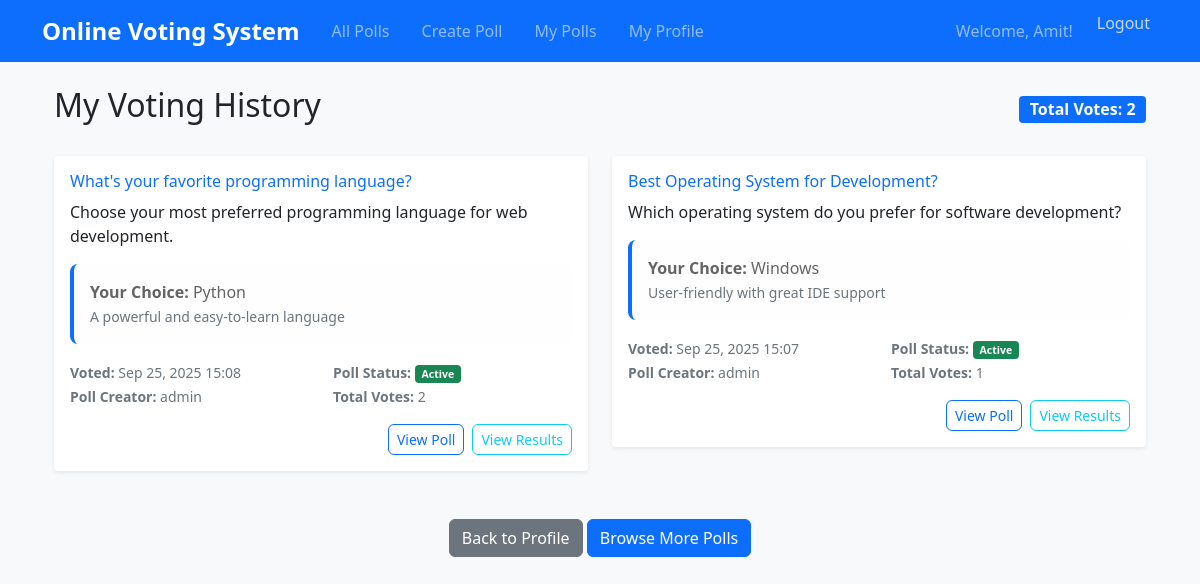
Page /accounts/voting-history/ (signed in) on the committed database.
### polls/models.py (models this page shows, shortened)
class Vote(models.Model):
    user = models.ForeignKey(User, on_delete=models.CASCADE)
    choice = models.ForeignKey(Choice, on_delete=models.CASCADE)
    voted_at = models.DateTimeField(default=timezone.now)

class Choice(models.Model):
    poll = models.ForeignKey(Poll, on_delete=models.CASCADE, related_name='choices')
    choice_text = models.CharField(max_length=200)
    description = models.TextField(blank=True)

class Poll(models.Model):
    question = models.CharField(max_length=200)
    description = models.TextField(blank=True)
    created_date = models.DateTimeField(default=timezone.now)
    start_date = models.DateTimeField(default=timezone.now)
    end_date = models.DateTimeField()
    created_by = models.ForeignKey(User, on_delete=models.CASCADE)
    is_active = models.BooleanField(default=True)
    def is_voting_open(self):
        now = timezone.now()
        return self.start_date <= now <= self.end_date and self.is_active
    def total_votes(self):
        return Vote.objects.filter(choice__poll=self).count()

### accounts/views.py (the view)
# urls.py: path('voting-history/', views.voting_history, name='voting_history'),
@login_required
def voting_history(request):
    from polls.models import Vote
    user_votes = Vote.objects.filter(user=request.user).select_related(
        'choice__poll'
    ).order_by('-voted_at')
    context = {
        'votes': user_votes,
        'total_votes': user_votes.count(),
    }
    return render(request, 'accounts/voting_history.html', context)

### templates/accounts/voting_history.html (shortened to what this page needs)
{% extends 'base.html' %}
{% block content %}
<div class="container">
    <div class="row">
        <div class="col-12">
            <div class="d-flex justify-content-between align-items-center mb-4">
                <h2>My Voting History</h2>
                <div>
                    <span class="badge bg-primary fs-6">Total Votes: {{ total_votes }}</span>
                </div>
            </div>
            {% if votes %}
                <div class="row">
                    {% for vote in votes %}
                        <div class="col-md-6 mb-4">
                            <div class="card">
                                <div class="card-body">
                                    <h6 class="card-title">
                                        <a href="{% url 'polls:results' vote.choice.poll.id %}" class="text-decoration-none">
                                            {{ vote.choice.poll.question }}
                                        </a>
                                    </h6>
                                    <p class="card-text">{{ vote.choice.poll.description|truncatewords:15 }}</p>
                                    <div class="alert alert-light border-start border-primary border-4 mb-3">
                                        <strong>Your Choice:</strong> {{ vote.choice.choice_text }}
                                        {% if vote.choice.description %}
                                            <br><small class="text-muted">{{ vote.choice.description }}</small>
                                        {% endif %}
                                    </div>
                                    <div class="row">
                                        <div class="col-md-6">
                                            <small class="text-muted">
                                                <strong>Voted:</strong> {{ vote.voted_at|date:"M d, Y H:i" }}<br>
                                                <strong>Poll Creator:</strong> {{ vote.choice.poll.created_by.get_full_name|default:vote.choice.poll.created_by.username }}
                                            </small>
                                        </div>
                                        <div class="col-md-6">
                                            <small class="text-muted">
                                                <strong>Poll Status:</strong>
                                                {% if vote.choice.poll.is_voting_open %}
                                                    <span class="badge bg-success">Active</span>
                                                {% else %}
                                                    <span class="badge bg-secondary">Closed</span>
                                                {% endif %}<br>
                                                <strong>Total Votes:</strong> {{ vote.choice.poll.total_votes }}
                                            </small>
                                        </div>
                                    </div>
                                    <div class="d-grid gap-2 d-md-flex justify-content-md-end mt-3">
                                        <a href="{% url 'polls:detail' vote.choice.poll.id %}" class="btn btn-outline-primary btn-sm">View Poll</a>
                                        <a href="{% url 'polls:results' vote.choice.poll.id %}" class="btn btn-outline-info btn-sm">View Results</a>
                                    </div>
                                </div>
                            </div>
                        </div>
                    {% endfor %}
                </div>
            {% else %}
                <div class="alert alert-info text-center">
                    <h4>No Voting History</h4>
                    <p>You haven't cast any votes yet.</p>
                    <a href="{% url 'polls:index' %}" class="btn btn-primary">Browse Polls to Vote</a>
                </div>
            {% endif %}
        </div>
    </div>
    <div class="row mt-4">
        <div class="col-12 text-center">
            <a href="{% url 'accounts:profile' %}" class="btn btn-secondary">Back to Profile</a>
            <a href="{% url 'polls:index' %}" class="btn btn-primary">Browse More Polls</a>
        </div>
    </div>
</div>
{% endblock %}

### templates/base.html (shortened to what this page needs)
<!DOCTYPE html>
<html lang="en">
<head>
    <link href="https://cdn.jsdelivr.net/npm/bootstrap@5.1.3/dist/css/bootstrap.min.css" rel="stylesheet">
    <link href="https://cdn.jsdelivr.net/npm/bootstrap-icons@1.7.2/font/bootstrap-icons.css" rel="stylesheet">
    {% load static %}
    <link href="{% static 'css/style.css' %}" rel="stylesheet">
</head>
<body>
    <nav class="navbar navbar-expand-lg navbar-dark bg-primary">
        <div class="container">
            <a class="navbar-brand" href="{% url 'polls:index' %}">Online Voting System</a>
            <div class="collapse navbar-collapse" id="navbarNav">
                <div class="navbar-nav me-auto">
                    {% if user.is_authenticated %}
                        <a class="nav-link" href="{% url 'polls:index' %}">All Polls</a>
                        <a class="nav-link" href="{% url 'polls:create_poll' %}">Create Poll</a>
                        <a class="nav-link" href="{% url 'polls:my_polls' %}">My Polls</a>
                        <a class="nav-link" href="{% url 'accounts:profile' %}">My Profile</a>
                    {% endif %}
                </div>
                <div class="navbar-nav ms-auto">
                    {% if user.is_authenticated %}
                        <span class="navbar-text me-3">Welcome, {{ user.first_name|default:user.username }}!</span>
                        <form method="post" action="{% url 'accounts:logout' %}" class="d-inline">
                            <button type="submit" class="nav-link btn btn-link p-0" style="border: none; background: none; color: rgba(255,255,255,.75); text-decoration: none; font-size: 1rem;">Logout</button>
                        </form>
                    {% else %}
                        <a class="nav-link" href="{% url 'accounts:login' %}">Login</a>
                        <a class="nav-link" href="{% url 'accounts:register' %}">Register</a>
                    {% endif %}
                </div>
            </div>
        </div>
    </nav>
    <div class="container mt-4">
        {% block content %}
        {% endblock %}
    </div>
</body>
</html>

### static/css/style.css (style rules this page uses)
body { font-family: 'Segoe UI', Tahoma, Geneva, Verdana, sans-serif; background-color: #f8f9fa; }
.navbar-brand { font-weight: bold; font-size: 1.5rem; }
.card { border: none; box-shadow: 0 0.125rem 0.25rem rgba(0, 0, 0, 0.075); transition: box-shadow 0.15s ease-in-out; }
.btn { border-radius: 0.375rem; font-weight: 500; transition: all 0.2s ease-in-out; }
.btn-primary { background-color: #0d6efd; border-color: #0d6efd; }
.alert { border: none; border-radius: 0.5rem; }
.badge { font-size: 0.75em; font-weight: 600; }
.navbar-nav .nav-link { margin: 0 0.5rem; border-radius: 0.375rem; transition: all 0.2s ease-in-out; }

### rows in the picture
Vote: choice.poll.question "What's your favorite programming language?", choice.poll.description "Choose your most preferred programming language for web development.", choice.choice_text "Python", choice.description "A powerful and easy-to-learn language", voted_at "Sep 25, 2025 15:08", choice.poll.created_by.get_full_name "admin", shows "Active", choice.poll.total_votes "2"
Vote: choice.poll.question "Best Operating System for Development?", choice.poll.description "Which operating system do you prefer for software development?", choice.choice_text "Windows", choice.description "User-friendly with great IDE support", voted_at "Sep 25, 2025 15:07", choice.poll.created_by.get_full_name "admin", shows "Active", choice.poll.total_votes "1"

### other values in the picture
{{ user.first_name|default:user.username }} "Amit"
{{ total_votes }} "2"
